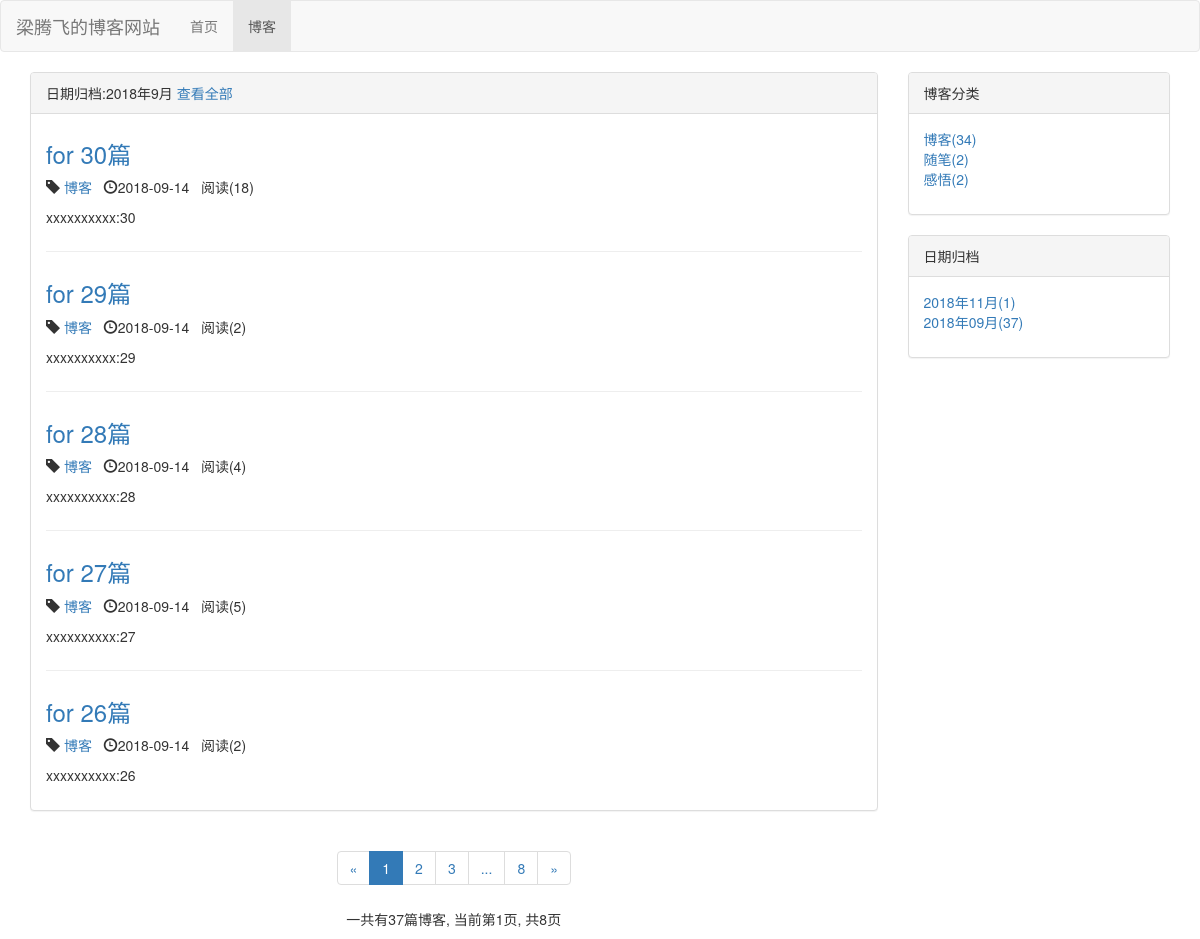
Page /blog/data/2018/9 on the committed database.
### blog/models.py (models this page shows, shortened)
class Blog(models.Model,ReadNumExpandMethod):
    title=models.CharField(max_length=50)
    blog_type=models.ForeignKey(BlogType,on_delete=models.DO_NOTHING)
    content=RichTextUploadingField()
    author=models.ForeignKey(User,on_delete=models.DO_NOTHING)
    read_details=GenericRelation(ReadDetail)
    created_time=models.DateTimeField(auto_now_add=True)
    last_updated_time=models.DateTimeField(auto_now=True)
    '''
    def get_read_num(self):
        try:
            return self.readnum.read_num
        except exceptions.ObjectDoesNotExist:
            return 0
    '''
    class Meta:
        ordering=['-created_time']

class BlogType(models.Model):
    type_name=models.CharField(max_length=15)
    def __str__(self):
        return self.type_name

### read_statistics/models.py (models this page shows)
class ReadNum(models.Model):
    read_num = models.IntegerField(default=0)
    content_type=models.ForeignKey(ContentType,on_delete=models.DO_NOTHING)
    object_id=models.PositiveIntegerField()
    content_object=GenericForeignKey('content_type','object_id')

### blog/views.py (the view)
# urls.py: path('data/<int:year>/<int:month>',views.blogs_with_date,name="blogs_with_date"),
def blogs_with_date(request,year,month):
    blogs_all_list=Blog.objects.filter(created_time__year=year,created_time__month=month)
    context = get_blog_list_common_data(request,blogs_all_list)
    context['blogs_with_date']='%s年%s月'%(year,month)
    return render(request,'blog/blog_with_date.html', context)

### read_statistics/models.py (called while the page is built)
    def get_read_num(self):
        try:
            ct = ContentType.objects.get_for_model(self)
            readnum=ReadNum.objects.get(content_type=ct,object_id=self.pk)
            return readnum.read_num
        except exceptions.ObjectDoesNotExist:
            return 0
        pass

### blog/templates/blog/blog_with_date.html (shortened to what this page needs)
{% extends 'blog/blog_list.html' %}
{% block blog_list_title %}
    日期归档:{{ blogs_with_date }}
    <a href="{% url 'blog_list' %}">查看全部</a>
{% endblock %}

### blog/templates/blog/blog_list.html (shortened to what this page needs)
{% extends 'base.html' %}
{% load staticfiles %}
{% block header_extends %}
    <link rel="stylesheet" href="{% static 'blog.css' %}">
{% endblock %}
{% block nav_blog_active %}active{% endblock %}
{% block content %}
    <div class="container">
        <div class="row">
            <div class="col-xs-12 col-sm-9 col-md-9 col-lg-9">
                <div class="panel panel-default">
                    <div class="panel-heading">{% block blog_list_title %}{% endblock %}</div>
                    <div class="panel-body">
                        {% for blog in blogs %}
                            <div class="blog">
                                <h3><a href="{% url 'blog_detail' blog.pk %}">{{ blog.title }}</a></h3>
                                <p class="blog-info">
                                    <span class="glyphicon glyphicon-tag"></span>
                                        <a href="{% url 'blogs_with_type' blog.blog_type.pk %}" >
                                            {{ blog.blog_type }}</a>&nbsp;&nbsp;
                                    <span class="glyphicon glyphicon-time"></span>{{ blog.created_time |date:"Y-m-d"  }}&nbsp;&nbsp;
                                    阅读({{ blog.get_read_num }})
                                </p>
                                <p>{{ blog.content |striptags|truncatechars:30 }}</p>
                            </div>
                        {% empty %}
                            <div class="blog">
                                <h3>----暂无博客，敬请期待----</h3>
                            </div>
                        {% endfor %}
                    </div>
                </div>
                <div class="paginator">
                    <ul class="pagination">
                        <li>
                            {% if page_of_blogs.has_previous %}
                                <a href="?page={{ page_of_blogs.previous_page_number }}" aria-label="Previous">
                                    <span aria-hidden="true">&laquo;</span> </a>
                            {% else %}
                                <span aria-hidden="true">&laquo;</span>
                            {% endif %}
                        </li>
                       {% for page_num in page_range %}
                           {% if page_num == page_of_blogs.number %}
                               <li class="active"><span>{{ page_num }}</span></li>
                           {% else %}
                               {% if page_num == '...' %}
                                   <li><span>{{ page_num }}</span></li>
                               {% else %}
                               <li><a href="?page={{ page_num }}">{{ page_num }}</a></li>
                               {% endif %}
                           {% endif %}
                       {% endfor %}
                        <li>
                            {% if page_of_blogs.has_next %}
                                <a href="?page={{ page_of_blogs.next_page_number }}" aria-label="Next">
                                    <span aria-hidden="true">&raquo;</span> </a>
                            {% else %}
                                <span aria-hidden="true">&raquo;</span>
                            {% endif %}
                        </li>
                    </ul>
                    <p>
                        一共有{{ page_of_blogs.paginator.count }}篇博客,
                        当前第{{ page_of_blogs.number }}页,
                        共{{ page_of_blogs.paginator.num_pages }}页
                    </p>
                </div>
            </div>
            <div class="hidden-xs col-sm-4 col-md-3 col-lg-3">
                <div class="panel panel-default">
                    <div class="panel-heading">博客分类</div>
                    <div class="panel-body">
                        <ul class="blog-types">
                        {%  for blog_type in blog_types %}
                            <li>
                                <a href="{% url 'blogs_with_type' blog_type.pk %}" >
                                {{ blog_type.type_name }}({{ blog_type.blog_count }})</a>
                            </li>
                        {% empty %}
                            <li>暂无分类</li>
                        {%  endfor %}
                        </ul>
                    </div>
                </div>
                <div class="panel panel-default">
                    <div class="panel-heading">日期归档</div>
                    <div class="panel-body">
                        <ul>
                            {% for blog_date,blog_count in blog_dates.items %}
                                <li style="list-style-type: none">
                                    <a href="{%  url 'blogs_with_date' blog_date.year blog_date.month  %}">
                                        {{ blog_date|date:"Y年m月" }}({{ blog_count }})
                                    </a>
                                </li>
                            {% endfor %}
                        </ul>
                    </div>
                </div>
            </div>
        </div>
    </div>
{% endblock %}

### static/base.css (style rules this page uses)
* { margin: 0; padding: 0; }
body { margin: 0; padding: 0; }
ul { list-style-type: none; }

### static/blog.css (style rules this page uses)
ul.blog-types { list-style-type: none; }
div.blog:not(:last-child) { margin-bottom: 2em; padding-bottom: 1em; border-bottom:1px solid #eee ; }
div.blog h3 { margin-top: 0.5em; }
div.blog { margin-bottom: 0; }
div.paginator { text-align: center; }

### rows in the picture
Blog: title "for 30篇", blog_type "博客", created_time "2018-09-14", get_read_num "18", content "xxxxxxxxxx:30"
Blog: title "for 29篇", blog_type "博客", created_time "2018-09-14", get_read_num "2", content "xxxxxxxxxx:29"
Blog: title "for 28篇", blog_type "博客", created_time "2018-09-14", get_read_num "4", content "xxxxxxxxxx:28"
Blog: title "for 27篇", blog_type "博客", created_time "2018-09-14", get_read_num "5", content "xxxxxxxxxx:27"
Blog: title "for 26篇", blog_type "博客", created_time "2018-09-14", get_read_num "2", content "xxxxxxxxxx:26"
BlogType: type_name "博客", blog_count "34"
BlogType: type_name "随笔", blog_count "2"
BlogType: type_name "感悟", blog_count "2"

### other values in the picture
{{ blogs_with_date }} "2018年9月"
{{ page_num }} "1"
{{ page_num }} "2" "3" "8"
{{ page_num }} "..."
{{ page_of_blogs.paginator.count }} "37"
{{ page_of_blogs.number }} "1"
{{ page_of_blogs.paginator.num_pages }} "8"
{{ blog_date|date:"Y年m月" }} "2018年11月" "2018年09月"
{{ blog_count }} "1" "37"
